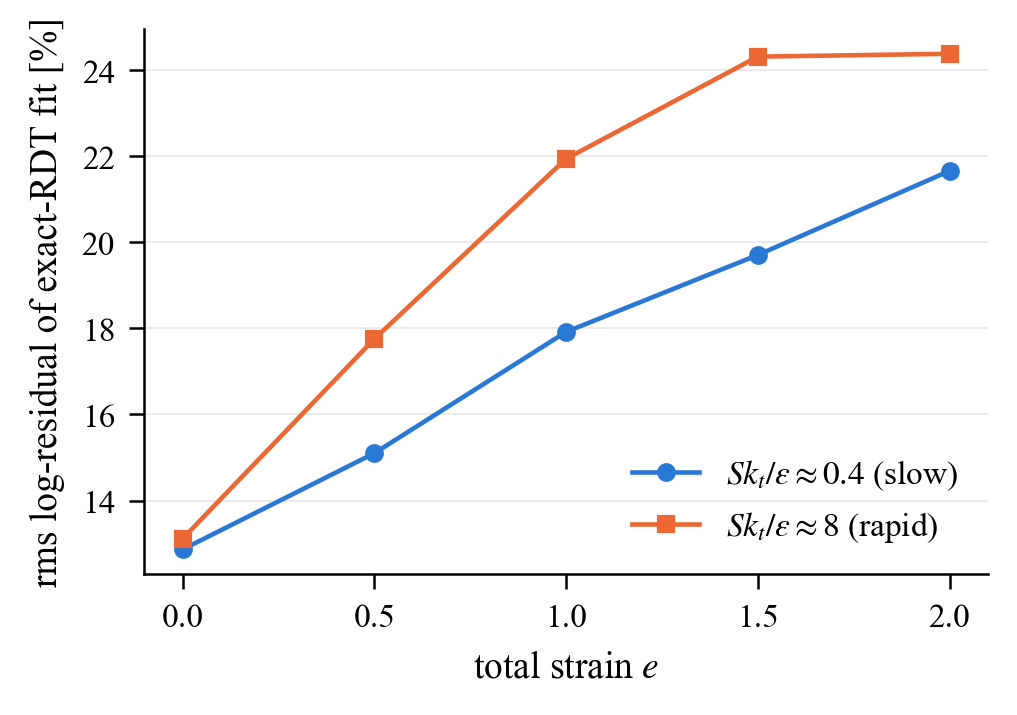

Recreate this plot in Python.
#!/usr/bin/env python3
"""Manuscript figure for sec:envelope (main_v3.tex): rms log-residual of
the exact-RDT-distorted vK fit against total strain, slow vs rapid.
Costs from rdt_family_fit_table_S1/S20.txt (mirrored from LEN_Extension
post/acoustics/results_test3, fixed-binary ensembles 2026-09-05);
rms = sqrt(2*cost/N), N = 2*40 residuals.  Output at 0.62\\textwidth."""
import os
import re
import sys

import numpy as np

HERE = os.path.dirname(os.path.abspath(__file__))
sys.path.insert(0, os.path.join(HERE, ".."))
from figstyle_jfm import FULL, plt, save, strip  # noqa: E402

N_RES = 80.0


def read_costs(tag):
    es, costs = [], []
    for line in open(os.path.join(HERE, f"rdt_family_fit_table_{tag}.txt")):
        m = re.match(r"\s*([\d.]+)\s+[\d.]+\s+[\d.eE+-]+\s+([\d.]+)\s*$",
                     line)
        if m:
            es.append(float(m.group(1)))
            costs.append(float(m.group(2)))
    return np.array(es), np.array(costs)


def main():
    fig, ax = plt.subplots(figsize=(0.62 * FULL, 2.3))
    for tag, lab, col, mk in (
            ("S1", r"$Sk_t/\varepsilon \approx 0.4$ (slow)", "#2a78d6", "o"),
            ("S20", r"$Sk_t/\varepsilon \approx 8$ (rapid)", "#eb6834", "s")):
        es, costs = read_costs(tag)
        rms = 100.0 * np.sqrt(2.0 * costs / N_RES)
        ax.plot(es, rms, mk + "-", color=col, label=lab)
        print(tag, [f"{r:.1f}" for r in rms])
    ax.set_xlabel("total strain $e$")
    ax.set_ylabel("rms log-residual of exact-RDT fit [%]")
    ax.legend(loc="lower right")
    strip(ax)
    fig.tight_layout(pad=0.4)
    save(fig, os.path.join(HERE, "fig_rdt_distance"))


if __name__ == "__main__":
    main()
